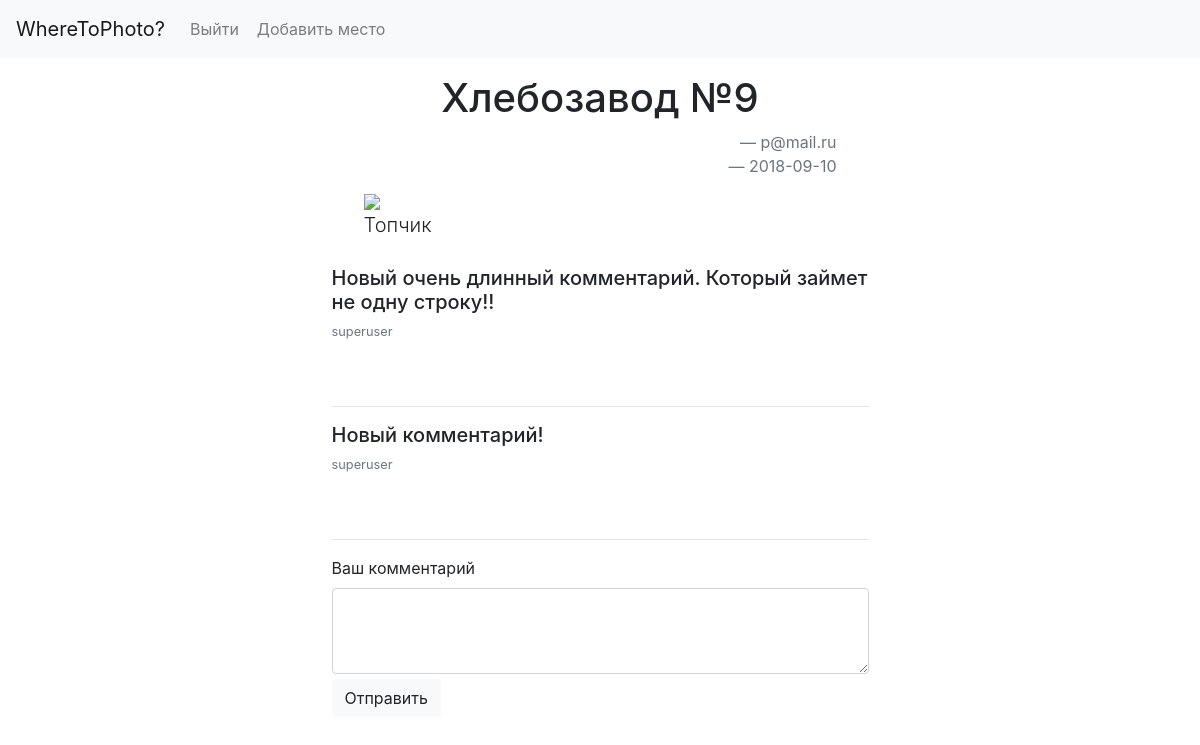
The app's page /comments/37.581660655.8067403 (signed in) with its own data.
### db_users.py (models this page shows, shortened)
class Article(Base):
    __tablename__='article'
    ID = Column(Integer, primary_key=True,autoincrement=True)
    subject = Column(String(), nullable=False)
    latitude = Column(String(), nullable=False)
    longitude = Column(String(), nullable=False)
    added_by = Column(String(), nullable=False)
    pic_url = Column(String(), nullable=False)
    description  = Column(String(), nullable=False)
    url = Column(String(), nullable=False)
    created_at = Column(Date, default=datetime.datetime.now())
    likes =  Column(Integer, nullable = False)

class Comments(Base):
    __tablename__='comments'
    id = Column(Integer, primary_key=True,autoincrement=True)
    article_id = Column(Integer, ForeignKey('article.ID',ondelete = "CASCADE"),nullable=False,)
    user = Column(String(25), nullable=False)
    text = Column(String(), nullable=False)

### app.py (the view, shortened to what this page needs)
@app.route("/comments/<path:url>",methods = ['GET','POST'])
def comments(url):
    comment = {}
    t = get_article(url)
    visibility = "visible" if check_session() else "collapse"
    comments = get_all_comments(url)
    if request.method == "GET":
        return(render("comments.html", t = t, visibility = visibility, comments = comments,
            username = escape(session['username'])))

### app.py (called while the page is built)
def render_str(template,**params):
   t = jinja_env.get_template(template)
   return t.render(params)

def render(template, **kw):
   return render_str(template, **kw)

def check_session():
    if 'username' in session:
        username = escape(session['username'])
        return True
    return False

### db_process.py (called while the page is built)
def init_db(db_name = 'sqlite:///users.db'): #инициализация инструментов для доступа к базе данных
	engine = create_engine(db_name,connect_args={'check_same_thread': False})
	Base.metadata.bind = engine
	DBSession = sessionmaker(bind=engine, autoflush = True)
	session = DBSession()
	return session

def get_article(url): # получение поста
	session = init_db()
	art = session.query(Article.subject, Article.latitude,
		Article.longitude, Article.added_by, Article.pic_url,
		Article.description,Article.created_at).filter(Article.url == url).order_by(Article.ID)
	return art.one_or_none()

def get_all_comments(url): #получение всех коментов для одного поста
	session = init_db()
	post_id = session.query(Article.ID).filter(Article.url == url)
	comments = session.query(Comments.text, Comments.user, Comments.id).filter(Comments.article_id == post_id).all()
	return comments

### templates/comments.html (shortened to what this page needs)
<!DOCTYPE html>
<html>
<head>
  {% include "cssjs.html" %}
</head>
<body>
  {% include "navbar.html" %}
  <div class="container" style="max-width: 537px; margin-bottom: 0px; ">
  <div class="jumbotron" align="center" style="margin-bottom: 5px; padding-bottom: 5px;">
    <a name="{{t[0]}}"><h1 align="center" >{{t[0]}}</h1></a>
      <blockquote class="blockquote text-right">
        <footer class="blockquote-footer">{{t[3]}}</footer>
        <footer class="blockquote-footer">{{t[6]}}</footer>
      </blockquote>
        {% if t[4][:4] == "http" %}
          <img align="center" src="{{t[4]}}">
        {% else %}
          {% include "instagram.html" %}
        {% endif %}
        <p align="left" class="lead" >{{t[5]}}</p>
      </div>
      {% for comment in comments  %}
        <ul class="list-group">
      <div class="d-flex w-100 justify-content-between">
      <h5 class="mb-1">{{comment[0]}}</h5>
      </div>
        <small class="text-muted">{{comment[1]}}</small>
        </ul>
        <hr>
      {% endfor %}
      <form method="POST">
        <div class="form-group">
          <label for="commentForm">Ваш комментарий</label>
          <textarea class="form-control" name="text" id="commentForm" rows="3" style="margin-bottom: 5px;"></textarea>
          <button type="submit" class="btn btn-light" name = "add_comment_button" align = right value="{{ t[2]~t[1] }}">Отправить</button>
        </div>
      </form>
    </div>
</body>
</html>

### templates/cssjs.html (shortened to what this page needs)
<link rel="stylesheet" href="https://maxcdn.bootstrapcdn.com/bootstrap/4.0.0/css/bootstrap.min.css">

### templates/navbar.html (shortened to what this page needs)
{% block content %}
<nav class="navbar fixed-top navbar-expand-lg navbar-light bg-light">
  <a class="navbar-brand" href="/">WhereToPhoto?</a>
  <div class="collapse navbar-collapse" id="navbarNavDropdown">
    <ul class="navbar-nav">
      {% if visibility == "visible" %}
      <li class="nav-item">
        <form method="post">
        <button type="submit" class="btn btn-outline-light" style="padding:0px;" name="logout"><a class="nav-link" role="button" >Выйти</a></button>
      </form>
      </li>
      <li class="nav-item">
        <button type="button" class="btn btn-outline-light" style="padding:0px;"><a class="nav-link" href="/addnew">Добавить место</a></button>
      </li>
      {% else %}
      <li class="nav-item ">
        <a class="nav-link" href="#exampleModal" data-toggle="modal" data-target="#exampleModal">Войти <span class="sr-only">(current)</span></a>
      </li>
      {% endif %}
    </ul>
  </div>
</nav>
{% endblock %}

### templates/cssjs.html (style rules this page uses)
.jumbotron { background-color: #ffff; padding-left: auto; padding-right: auto; overflow: auto; min-width: 326px; margin-top:10px; //margin-right: 5%; border-radius: 10px; }
.container { padding: 0px; margin-top: 5px; }
img { max-width:100%;height:auto;margin: auto;float: none;display: block; margin: 0 auto; }
a:link { text-decoration: none; }

### records on screen
Article: subject "Хлебозавод №9", added_by "p@mail.ru", description "Топчик"
Comments: text "Новый очень длинный комментарий. Который займет не одну строку!!", user "superuser"
Comments: text "Новый комментарий!", user "superuser"

### other values on screen
{{ t[6] }} "2018-09-10"
